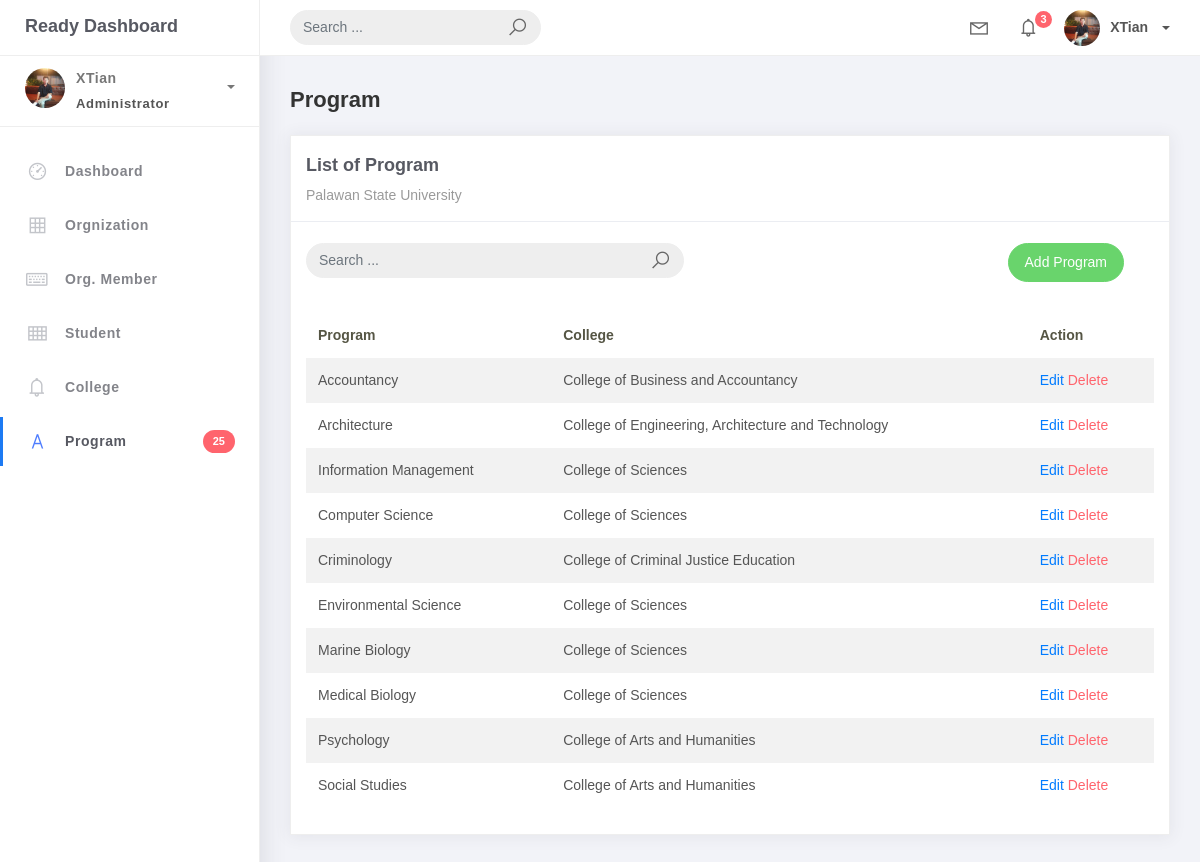
The app's page /program-list/ with its own data.
### studentorg/models.py (models this page shows, shortened)
class BaseModel (models.Model):
    created_at = models.DateTimeField (auto_now_add=True, db_index=True)
    update_at = models.DateTimeField (auto_now=True)
    class Meta:
        abstract = True

class Program (BaseModel):
    prog_name = models.CharField(max_length=150)
    college = models.ForeignKey(College, on_delete=models.CASCADE)

class College (BaseModel):
    college_name = models.CharField(max_length=150)
    def __str__(self):
        return self.college_name

### studentorg/views.py (the view)
# urls.py: path('program-list/', ProgramList.as_view(), name='program-list'),
class ProgramList(ListView):
    model = Program
    context_object_name = 'program'
    template_name = 'program_list.html'
    paginate_by = 10

### templates/program_list.html (shortened to what this page needs)
{% extends 'base.html' %} {% load static %} {% block content %}
<div class="content">
  <div class="container-fluid">
    <h4 class="page-title">Program</h4>
    <div class="row">
      <div class="col-md-12">
        <div class="card">
          <div class="card-header">
            <div class="card-title">List of Program</div>
            <div class="card-category">Palawan State University</div>
          </div>
          <br />
          <div class="col-md-12 row">
            <div class="col-md-6">
              <form class="navbar-left navbar-form nav-search mr-md-3" action="{% url 'program-list' %}">
                <div class="input-group">
                  <input type="text"placeholder="Search ..." class="form-control" name="q"/>
                  <div class="input-group-append">
                    <span class="input-group-text">
                      <i class="la la-search search-icon"></i>
                    </span>
                  </div>
                </div>
              </form>
            </div>
            <div class="col-md-6">
              <div class="pull-right">
                <a href="{% url 'program-add' %}" class="btn btn-success btn-rounded">Add Program</a>
              </div>
            </div>
          </div>
          <div class="card-body">
            <table class="table table-striped mt-3">
              <thead>
                <tr>
                  <th scope="col">Program</th>
                  <th scope="col">College</th>
                  <th scope="col">Action</th>
                </tr>
              </thead>
              <tbody>
                {% for object in object_list %}
                <tr>
                  <td>{{ object.prog_name }}</td>
                  <td>{{ object.college }}</td>
                  <td>
                    <a href="program_list/{{object.id}}">Edit</a>
                    <a href="program_list/{{object.id}}/delete" class="text-danger">Delete</a>
                  </td>
                </tr>
                {% endfor %}
              </tbody>
            </table>
          </div>
        </div>
      </div>
    </div>
  </div>
</div>
{% endblock %}

### records on screen
Program: prog_name "Accountancy", college "College of Business and Accountancy"
Program: prog_name "Architecture", college "College of Engineering, Architecture and Technology"
Program: prog_name "Information Management", college "College of Sciences"
Program: prog_name "Computer Science", college "College of Sciences"
Program: prog_name "Criminology", college "College of Criminal Justice Education"
Program: prog_name "Environmental Science", college "College of Sciences"
Program: prog_name "Marine Biology", college "College of Sciences"
Program: prog_name "Medical Biology", college "College of Sciences"
Program: prog_name "Psychology", college "College of Arts and Humanities"
Program: prog_name "Social Studies", college "College of Arts and Humanities"
